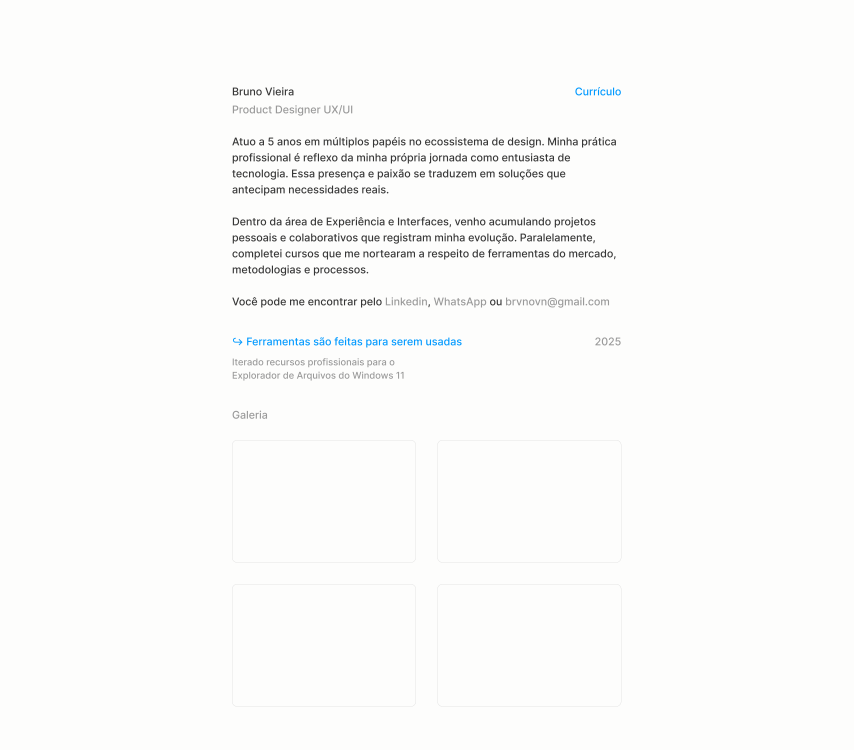
#> input picture refs/home-1280.png, 2560 x 2248 px (shown at 1/3 size); its folder holds 4 pictures in this run
$ python extract_tokens.py
#> lines starting #> are read from the running program, lines starting #| are printed output that depends on the picture; after the words box and inside, x2 and y2 are one past the last pixel; in counts of white or black regions, pixels touching at a corner belong together
"""
Amostra pixels dos PNGs exportados do Figma (refs/) para extrair valores de
design (cor, margens, larguras) de forma programatica, em vez de estimativa
visual. Roda sobre os 3 exports @2x (frame original = 1280px de largura).
"""
from collections import Counter
from pathlib import Path

import numpy as np
from PIL import Image

REFS = Path(__file__).resolve().parent.parent / "refs"
SCALE = 2  # exports sao @2x de um frame de 1280px


def load(name):
    im = Image.open(REFS / name).convert("RGB")
    return np.array(im)


def bg_color(arr):
    # canto superior-esquerdo, longe de qualquer conteudo
    return tuple(int(v) for v in arr[2, 2])


def top_colors(arr, bg, n=8, threshold=12):
    diff = np.abs(arr.astype(int) - np.array(bg)).sum(axis=2)
    ink = arr[diff > threshold]
    if ink.size == 0:
        return []
    counts = Counter(map(tuple, ink.tolist()))
    return counts.most_common(n)


def ink_column_clusters(arr, bg, threshold=20, gap=15):
    diff = np.abs(arr.astype(int) - np.array(bg)).sum(axis=2)
    ink_mask = diff > threshold
    col_has_ink = ink_mask.any(axis=0)
    ranges = []
    in_range = False
    start = 0
    for x, v in enumerate(col_has_ink):
        if v and not in_range:
            start = x
            in_range = True
        elif not v and in_range:
            ranges.append([start, x - 1])
            in_range = False
    if in_range:
        ranges.append([start, len(col_has_ink) - 1])
    merged = []
    for r in ranges:
        if merged and r[0] - merged[-1][1] < gap:
            merged[-1][1] = r[1]
        else:
            merged.append(r)
    return merged


def to_1x(px):
    return round(px / SCALE, 1)


def hexcolor(rgb):
    return "#{:02x}{:02x}{:02x}".format(*rgb)


for name in ["home-1280.png", "article-1280.png", "curriculum-1280.png"]:
    arr = load(name)
    h, w, _ = arr.shape
#> h = 2248; w = 2560
    bg = bg_color(arr)
#> bg = (253, 253, 252)
    clusters = ink_column_clusters(arr, bg)
#> in ink_column_clusters, `diff = np.abs(arr.astype(int) - np.array(bg)).sum(axis=2)`:
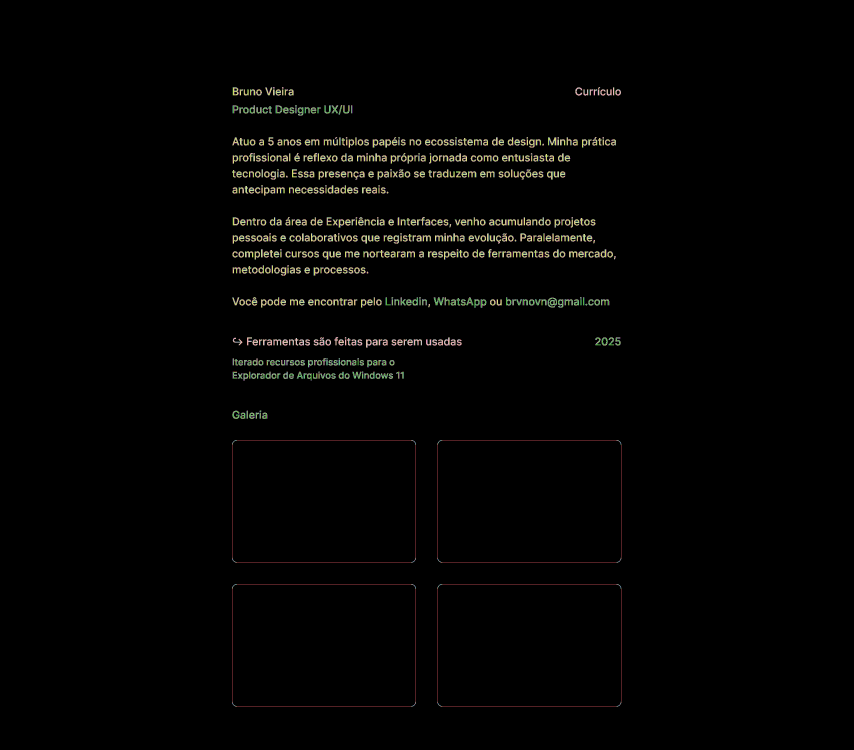
#> diff: shape (2248, 2560) int64 (shown at 1/3 size); 115 distinct labels, from 0 to 596; one colour per label, 0 black
#> in ink_column_clusters, `ink_mask = diff > threshold`:
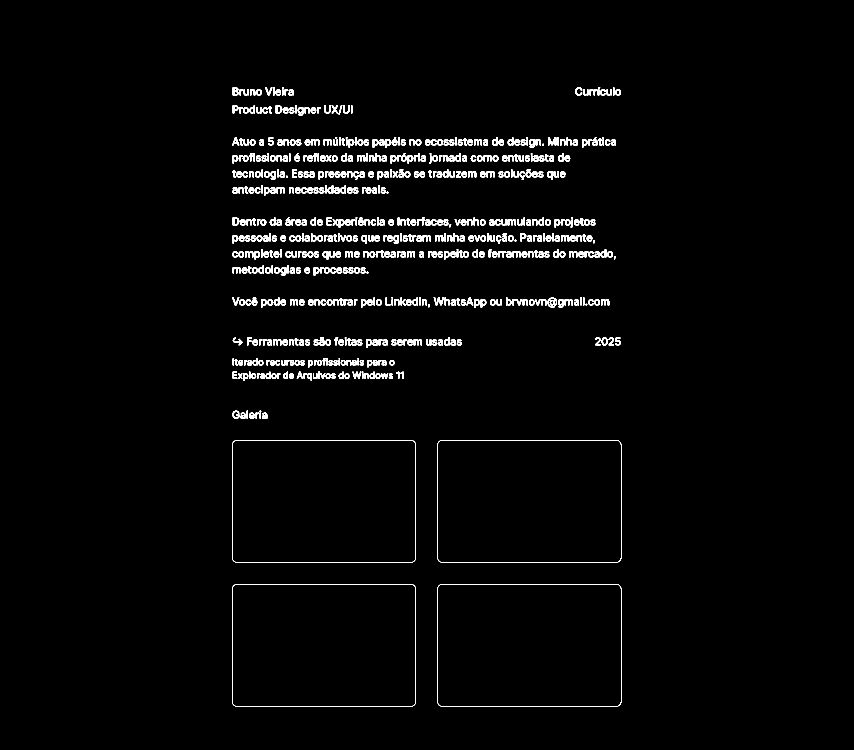
#> ink_mask: shape (2248, 2560) bool (shown at 1/3 size); 2% white; 671 white regions (8 under 20 px), largest, box (x1, y1, x2, y2) and area: (696, 1320, 1248, 1688) 1855, (1312, 1320, 1864, 1688) 1855, (696, 1752, 1248, 2120) 1855
#> the loop in ink_column_clusters, `for x, v in enumerate(col_has_ink):` made 2560 passes
#> (start, in_range) on pass 697: (696, True)
#> in_range on pass 1865: False
#> after the loop in ink_column_clusters, `for x, v in enumerate(col_has_ink):`: in_range = False; ranges = [[696, 1863]]; start = 696
#> the loop in ink_column_clusters, `for r in ranges:` made 1 pass
#> after the loop in ink_column_clusters, `for r in ranges:`: merged = [[696, 1863]]
#> clusters = [[696, 1863]]
    clusters_1x = [[to_1x(a), to_1x(b), to_1x(b - a)] for a, b in clusters]
#> clusters_1x = [[348, 931.5, 583.5]]
    colors = top_colors(arr, bg)
#> in top_colors, `counts = Counter(map(tuple, ink.tolist()))`: counts = 124 items
#> colors = [((54, 54, 54), 41325), ((153, 153, 153), 13901), ((217, 217, 217), 6896), ((203, 203, 202), 5626), ((228, 228, 227), 5416), ((0, 153, 255), 4092), ((128, 128, 128), 3169), ((178, 178, 178), 3144)]

    print(f"\n=== {name} (frame {to_1x(w)}x{to_1x(h)}px @1x) ===")
#| === home-1280.png (frame 1280.0x1124.0px @1x) ===
    print("bg:", hexcolor(bg))
#| bg: #fdfdfc
    print("column clusters (start, end, width) @1x:")
    for c in clusters_1x:
        print("  ", c)
#> this loop made 1 pass
#|    [348.0, 931.5, 583.5]
    print("top non-bg colors (rgb, count):")
    for color, count in colors:
        print("  ", hexcolor(color), color, count)
#> this loop made 8 passes
#> (color, count) on passes 1 to 8: ((54, 54, 54), 41325), ((153, 153, 153), 13901), ((217, 217, 217), 6896), ((203, 203, 202), 5626), ((228, 228, 227), 5416), ((0, 153, 255), 4092), ((128, 128, 128), 3169), ((178, 178, 178), 3144)
#|    #363636 (54, 54, 54) 41325
#|    #999999 (153, 153, 153) 13901
#|    #d9d9d9 (217, 217, 217) 6896
#|    #cbcbca (203, 203, 202) 5626
#|    #e4e4e3 (228, 228, 227) 5416
#|    #0099ff (0, 153, 255) 4092
#|    #808080 (128, 128, 128) 3169
#|    #b2b2b2 (178, 178, 178) 3144
#> pass 2 of the loop `for name in ["home-1280.png", "article-1280.png", "curriculum-1280.png..`:
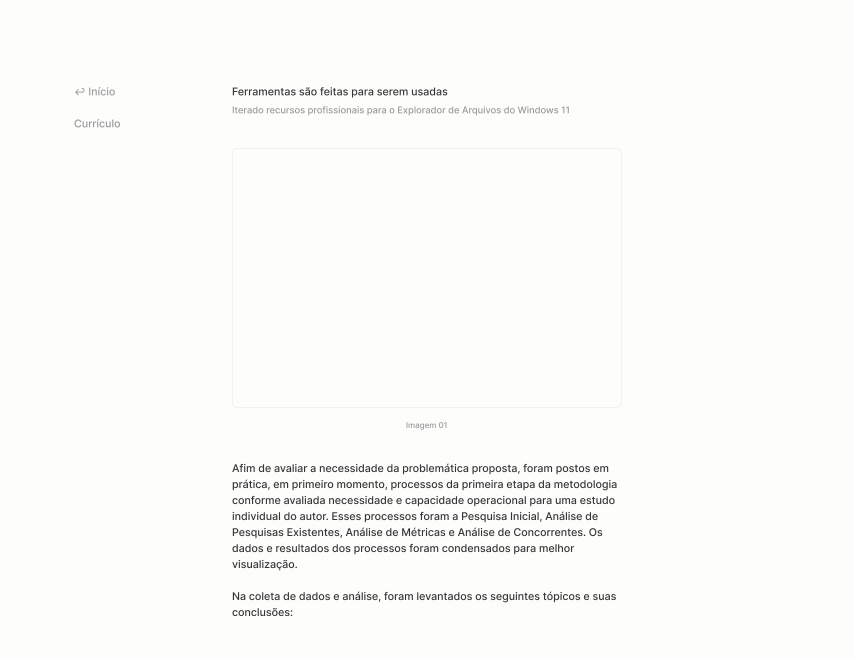
#> input picture refs/article-1280.png, 2560 x 1976 px (shown at 1/3 size)
#> im: PIL image 2560x1976 RGB
#> in ink_column_clusters (call 2), `diff = np.abs(arr.astype(int) - np.array(bg)).sum(axis=2)`:
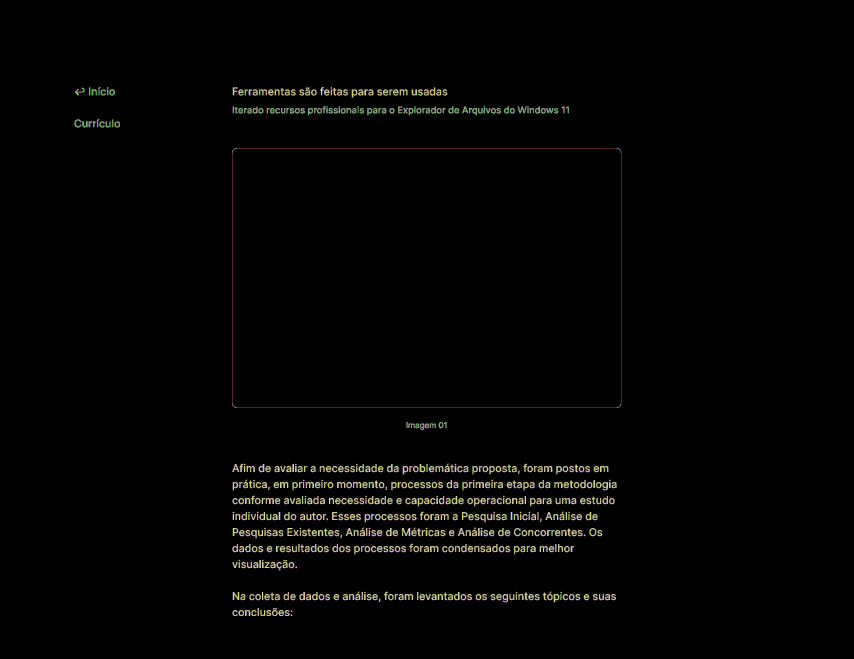
#> diff: shape (1976, 2560) int64 (shown at 1/3 size); 85 distinct labels, from 0 to 596; one colour per label, 0 black
#> in ink_column_clusters (call 2), `ink_mask = diff > threshold`:
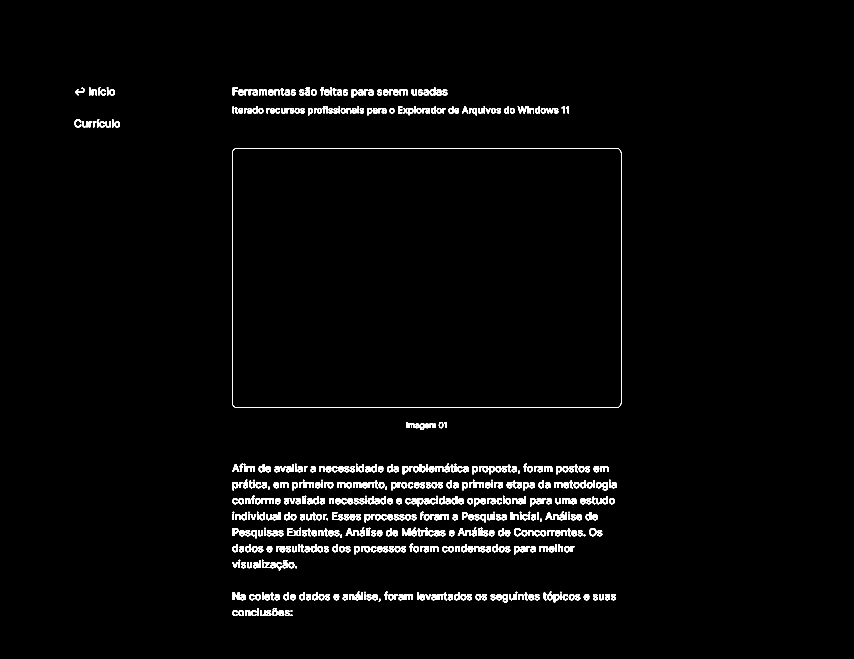
#> ink_mask: shape (1976, 2560) bool (shown at 1/3 size); 2% white; 627 white regions (5 under 20 px), largest, box (x1, y1, x2, y2) and area: (696, 444, 1864, 1224) 3911, (1206, 1584, 1231, 1608) 379, (698, 1776, 718, 1800) 313
#> the loop in ink_column_clusters (call 2), `for x, v in enumerate(col_has_ink):` made 2560 passes
#> after the loop in ink_column_clusters (call 2), `for x, v in enumerate(col_has_ink):`: in_range = False; ranges = [[223, 262], [266, 359], [696, 1863]]; start = 696
#> the loop in ink_column_clusters (call 2), `for r in ranges:` made 3 passes
#> after the loop in ink_column_clusters (call 2), `for r in ranges:`: merged = [[223, 359], [696, 1863]]
#> clusters_1x = [[111.5, 179.5, 68], [348, 931.5, 583.5]]
#> colors = [((54, 54, 54), 45438), ((153, 153, 153), 9432), ((203, 203, 202), 5648), ((228, 228, 227), 5539), ((217, 217, 217), 3780), ((128, 128, 128), 3280), ((178, 178, 178), 3211), ((79, 79, 79), 2940)]
#| === article-1280.png (frame 1280.0x988.0px @1x) ===
#| bg: #fdfdfc
#> the loop `for c in clusters_1x:` made 2 passes
#> (printed output is left out)
#> the loop `for color, count in colors:` made 8 passes
#> (color, count) on passes 1 to 8: ((54, 54, 54), 45438), ((153, 153, 153), 9432), ((203, 203, 202), 5648), ((228, 228, 227), 5539), ((217, 217, 217), 3780), ((128, 128, 128), 3280), ((178, 178, 178), 3211), ((79, 79, 79), 2940)
#> (printed output is left out)
#> pass 3 of the loop `for name in ["home-1280.png", "article-1280.png", "curriculum-1280.png..`:
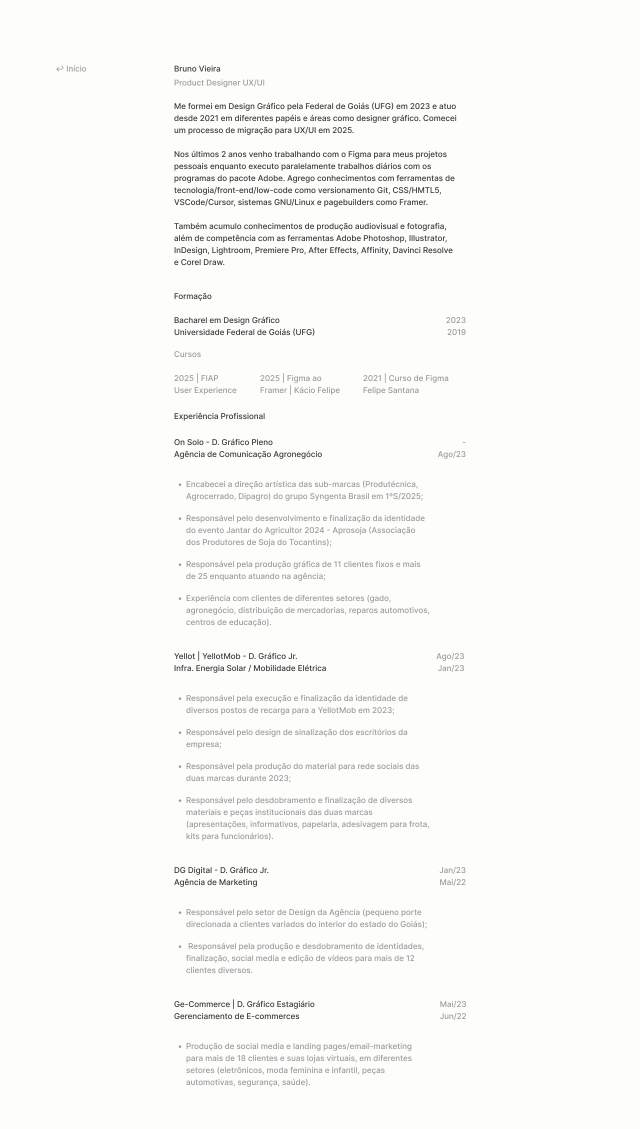
#> input picture refs/curriculum-1280.png, 2560 x 4516 px (shown at 1/4 size)
#> im: PIL image 2560x4516 RGB
#> in ink_column_clusters (call 3), `diff = np.abs(arr.astype(int) - np.array(bg)).sum(axis=2)`:
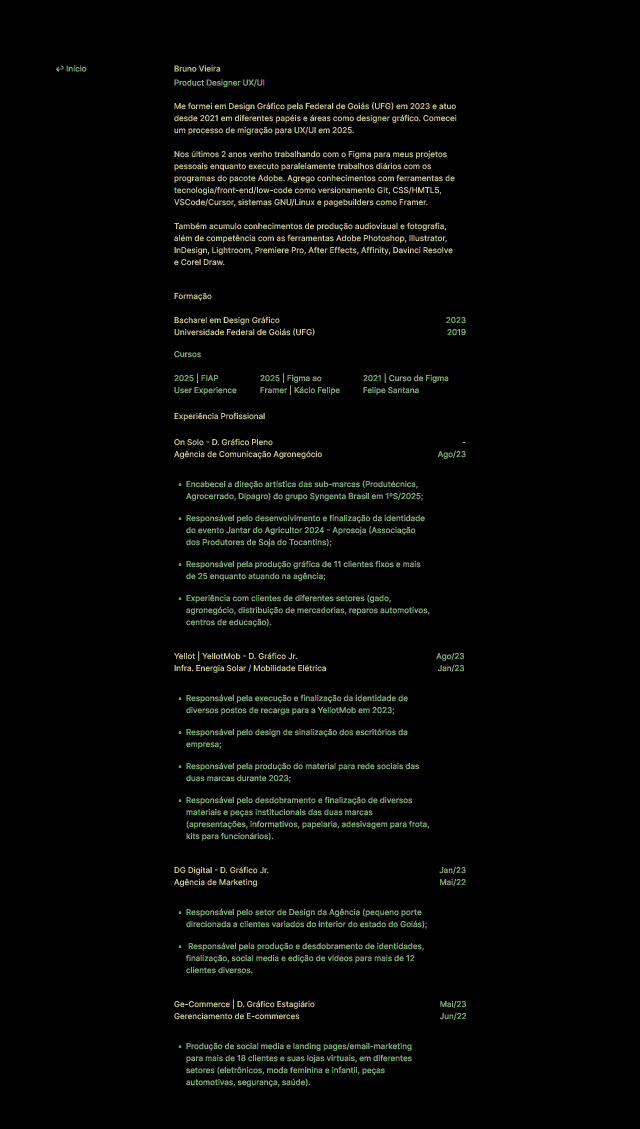
#> diff: shape (4516, 2560) int64 (shown at 1/4 size); 67 distinct labels, from 0 to 596; one colour per label, 0 black
#> in ink_column_clusters (call 3), `ink_mask = diff > threshold`:
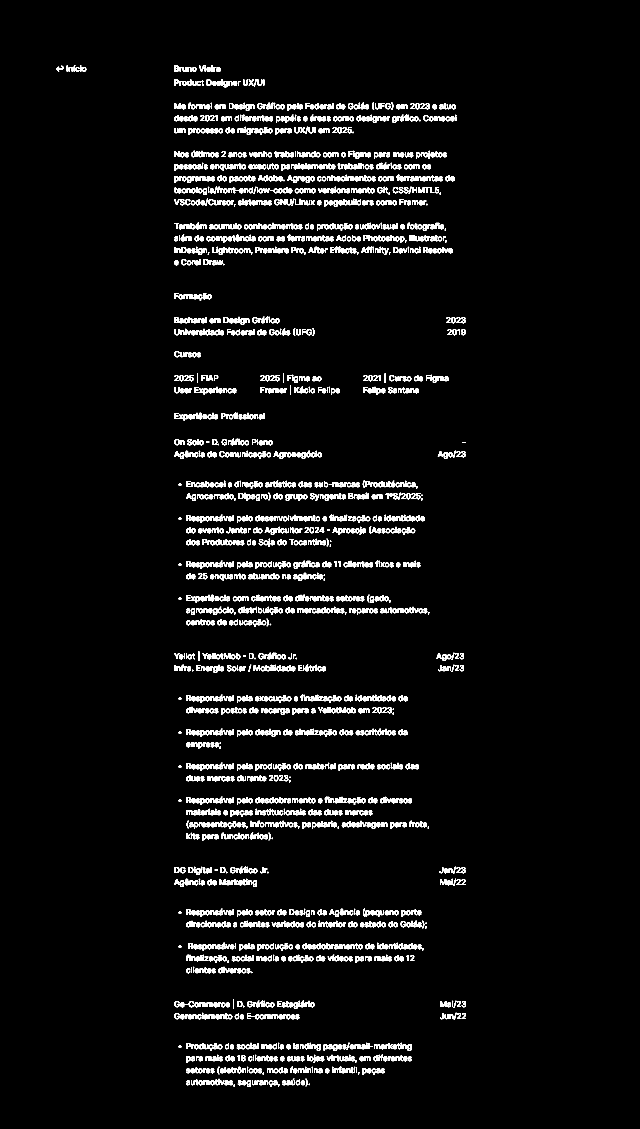
#> ink_mask: shape (4516, 2560) bool (shown at 1/4 size); 3.6% white; 2608 white regions (20 under 20 px), largest, box (x1, y1, x2, y2) and area: (1672, 748, 1697, 772) 378, (1015, 2660, 1040, 2684) 378, (698, 412, 723, 436) 377
#> the loop in ink_column_clusters (call 3), `for x, v in enumerate(col_has_ink):` made 2560 passes
#> after the loop in ink_column_clusters (call 3), `for x, v in enumerate(col_has_ink):`: in_range = False; ranges = [[225, 253], [267, 270], [275, 290], [295, 317], [320, 324], [328, 344], [696, 1863]]; start = 696
#> the loop in ink_column_clusters (call 3), `for r in ranges:` made 7 passes
#> after the loop in ink_column_clusters (call 3), `for r in ranges:`: merged = [[225, 344], [696, 1863]]
#> clusters_1x = [[112.5, 172, 59.5], [348, 931.5, 583.5]]
#> colors = [((153, 153, 153), 139230), ((54, 54, 54), 89830), ((228, 228, 227), 23496), ((203, 203, 202), 20400), ((178, 178, 178), 11497), ((240, 240, 239), 11323), ((190, 190, 190), 11086), ((165, 165, 165), 7465)]
#| === curriculum-1280.png (frame 1280.0x2258.0px @1x) ===
#| bg: #fdfdfc
#> the loop `for c in clusters_1x:` made 2 passes
#> (printed output is left out)
#> the loop `for color, count in colors:` made 8 passes
#> (color, count) on passes 1 to 8: ((153, 153, 153), 139230), ((54, 54, 54), 89830), ((228, 228, 227), 23496), ((203, 203, 202), 20400), ((178, 178, 178), 11497), ((240, 240, 239), 11323), ((190, 190, 190), 11086), ((165, 165, 165), 7465)
#> (printed output is left out)
